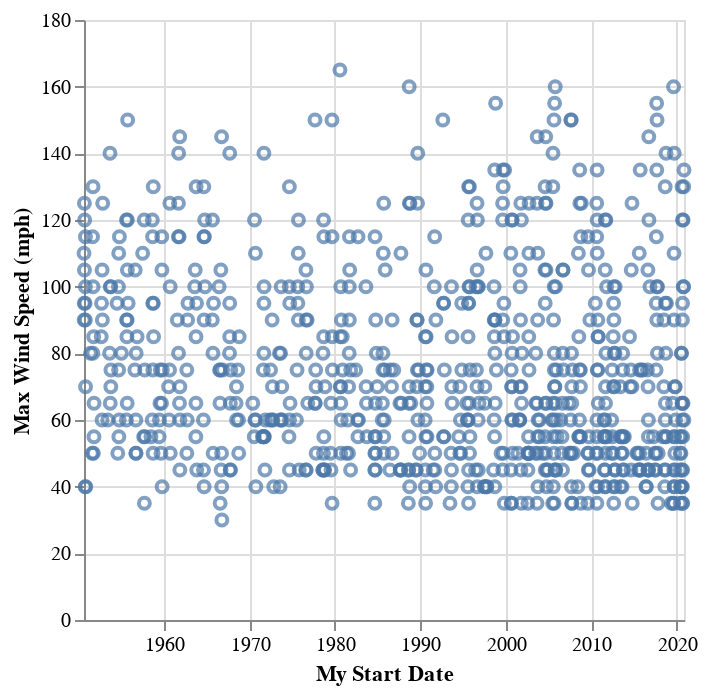

The notebook cell this image was saved under:
### Code cell
# chart for max wind speed over time
chart = altair.Chart(named_storms).mark_point().encode(
    x='My Start Date',
    y='Max Wind Speed (mph)',
)
chart.save("visualizations/max_wind_speed_over_time.png")
chart.show()

### Figure 1 — Vega-Lite specification as saved in the notebook (floating-point values rounded to 4 significant figures; data arrays with more than 128 entries replaced by an {"elided": "..."} marker saying what was removed)
{"config": {"view": {"continuousWidth": 300, "continuousHeight": 300}}, "data": {"name": "data-f8e414bde546c526b234f64587df86b8"}, "mark": {"type": "point"}, "encoding": {"x": {"field": "My Start Date", "type": "temporal"}, "y": {"field": "Max Wind Speed (mph)", "type": "quantitative"}}, "$schema": "https://vega.github.io/schema/vega-lite/v5.20.1.json", "datasets": {"data-f8e414bde546c526b234f64587df86b8": {"elided": "770 records"}}}
